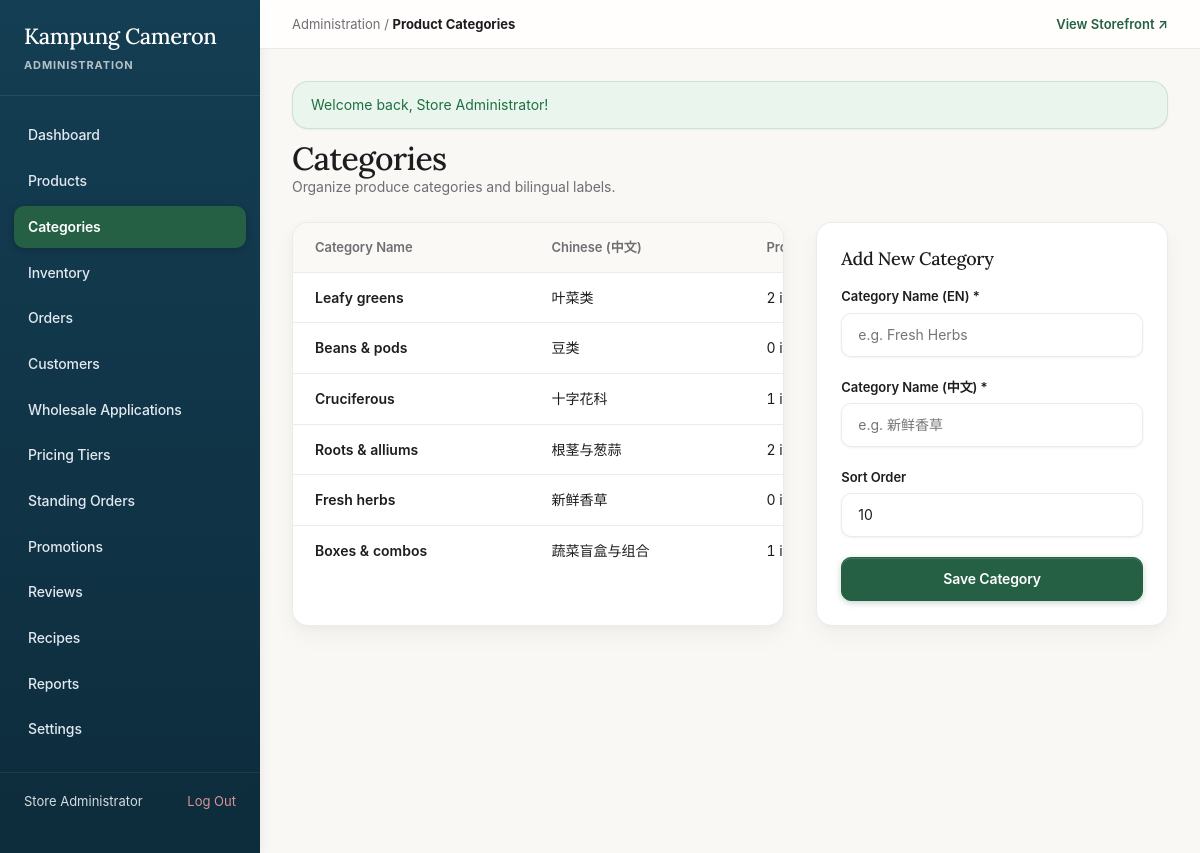
The app's page /admin/categories (signed in) with its own data.
### tables this page shows
CREATE TABLE IF NOT EXISTS `categories` (
    `id` INT AUTO_INCREMENT PRIMARY KEY,
    `slug` VARCHAR(100) NOT NULL UNIQUE,
    `name_en` VARCHAR(120) NOT NULL,
    `name_zh` VARCHAR(120) NOT NULL,
    `description_en` TEXT DEFAULT NULL,
    `description_zh` TEXT DEFAULT NULL,
    `image` VARCHAR(255) DEFAULT NULL,
    `sort_order` INT NOT NULL DEFAULT 0,
    `is_active` TINYINT(1) NOT NULL DEFAULT 1,
    INDEX `idx_cat_slug` (`slug`)
);

### app/helpers/view.php (called while the page is built, shortened)
<?php
function render_view(string $viewPath, array $data = [], string $layout = 'main'): void {
    extract($data);
    $viewFile = VIEW_PATH . '/' . $viewPath . '.php';
    require $viewFile;
}
function url(string $path = ''): string {
    return BASE_URL . '/' . ltrim($path, '/');
}

### app/controllers/AdminController.php (called while the page is built, shortened)
<?php
class AdminController {
    public function categories(): void {
        $categories = DB::fetchAll(
            "SELECT c.*, (SELECT COUNT(*) FROM products WHERE category_id = c.id) as product_count
             FROM categories c
             ORDER BY c.sort_order ASC"
        );
        render_view('admin/categories', [
            'categories' => $categories,
            'title'      => 'Product Categories'
        ], 'admin');
    }
}

### config/db.php (called while the page is built, shortened)
<?php
class DB {
    private static ?PDO $instance = null;
    public static function connect(): PDO {
        if (self::$instance === null) {
            $dsn = sprintf(
                'mysql:host=%s;port=%s;dbname=%s;charset=utf8mb4',
                DB_HOST,
                DB_PORT,
                DB_NAME
            );
            $options = [
                PDO::ATTR_ERRMODE            => PDO::ERRMODE_EXCEPTION,
                PDO::ATTR_DEFAULT_FETCH_MODE => PDO::FETCH_ASSOC,
                PDO::ATTR_EMULATE_PREPARES   => false,
            ];
            try {
                self::$instance = new PDO($dsn, DB_USER, DB_PASS, $options);
            } catch (PDOException $e) {
                die('Database Connection Failed: ' . htmlspecialchars($e->getMessage()));
            }
        }
        return self::$instance;
    }
    public static function query(string $sql, array $params = []): PDOStatement {
        $stmt = self::connect()->prepare($sql);
        $stmt->execute($params);
        return $stmt;
    }
    public static function fetchAll(string $sql, array $params = []): array {
        return self::query($sql, $params)->fetchAll();
    }
}

### app/views/admin/categories.php (the view, shortened to what this page needs)
<div>
    <div class="admin-page-header">
        <div>
            <h1 class="admin-page-title">Categories</h1>
            <p style="color: var(--admin-text-muted); font-size: 14px;">Organize produce categories and bilingual labels.</p>
        </div>
    </div>
    <div style="display: grid; grid-template-columns: 1.4fr 1fr; gap: 32px;">
        <div class="admin-card">
            <div class="admin-table-scroll" role="region" aria-label="Categories data table" tabindex="0"><table class="admin-table">
                <thead>
                    <tr>
                        <th>Category Name</th>
                        <th>Chinese (中文)</th>
                        <th>Products</th>
                    </tr>
                </thead>
                <tbody>
                    <?php foreach ($categories as $c): ?>
                        <tr>
                            <td style="font-weight: 600;"><?= htmlspecialchars($c['name_en']) ?></td>
                            <td><?= htmlspecialchars($c['name_zh']) ?></td>
                            <td><?= $c['product_count'] ?> items</td>
                        </tr>
                    <?php endforeach; ?>
                </tbody>
            </table></div>
        </div>
        <div class="admin-card" style="padding: 24px;">
            <h3 style="font-size: 18px; margin-bottom: 16px;">Add New Category</h3>
            <form action="<?= url('/admin/categories/save') ?>" method="POST">
                <div class="form-group">
                    <label class="form-label" for="categories-name_en">Category Name (EN) *</label>
                    <input id="categories-name_en" type="text" name="name_en" class="form-input" placeholder="e.g. Fresh Herbs" required>
                </div>
                <div class="form-group">
                    <label class="form-label" for="categories-name_zh">Category Name (中文) *</label>
                    <input id="categories-name_zh" type="text" name="name_zh" class="form-input" placeholder="e.g. 新鲜香草" required>
                </div>
                <div class="form-group">
                    <label class="form-label" for="categories-sort_order">Sort Order</label>
                    <input id="categories-sort_order" type="number" name="sort_order" class="form-input" value="10">
                </div>
                <button type="submit" class="btn btn-primary btn-block">Save Category</button>
            </form>
        </div>
    </div>
</div>

### public/assets/css/style.css (style rules this page uses)
:root { --primary-green: #256045; --primary-green-dark: #194430; --primary-green-light: #eaf5ee; --service-blue: #184e68; --service-blue-dark: #10384c; --service-blue-light: #eef6f9; --warm-paper: #faf8f5; --warm-paper-card: #f4efe6; --surface-white: #ffffff; --surface-translucent: rgba(250, 248, 245, 0.85); --text-main: #1d1d1f; --text-muted: #6e6e73; --text-subtle: #86868b; --border-color: rgba(0, 0, 0, 0.08); --border-focus: #256045; --danger-color: #d9383a; --danger-bg: #fff1f2; --warning-color: #b45309; --warning-bg: #fffbeb; --success-color: #1e7041; --success-bg: #eaf5ee; --radius-xs: 6px; --radius-sm: 10px; --radius-md: 16px; --radius-lg: 22px; --radius-pill: 9999px; --shadow-sm: 0 1px 3px rgba(0, 0, 0, 0.04), 0 1px 2px rgba(0, 0, 0, 0.02); --shadow-md: 0 4px 14px rgba(0, 0, 0, 0.05), 0 1px 3px rgba(0, 0, 0, 0.02); --shadow-lg: 0 12px 32px rgba(0, 0, 0, 0.08), 0 2px 6px rgba(0, 0, 0, 0.03); --shadow-card: 0 2px 8px rgba(0, 0, 0, 0.03), 0 10px 24px rgba(0, 0, 0, 0.04); --shadow-card-hover: 0 8px 24px rgba(0, 0, 0, 0.07), 0 20px 40px rgba(0, 0, 0, 0.05); --shadow-modal: 0 24px 64px rgba(0, 0, 0, 0.16), 0 4px 16px rgba(0, 0, 0, 0.04); --ease-apple: cubic-bezier(0.16, 1, 0.3, 1); --transition-quick: 0.16s var(--ease-apple); --transition-smooth: 0.28s var(--ease-apple); --transition-instant: 0.1s ease-out; --max-width: 1280px; }
*, *::before, *::after { box-sizing: border-box; margin: 0; padding: 0; }
html { scroll-behavior: smooth; }
body { font-family: -apple-system, BlinkMacSystemFont, "SF Pro Text", "SF Pro Display", "DM Sans", "Noto Sans SC", "Segoe UI", Roboto, sans-serif; background-color: var(--warm-paper); color: var(--text-main); line-height: 1.55; font-size: 15px; -webkit-font-smoothing: antialiased; -moz-osx-font-smoothing: grayscale; text-rendering: optimizeLegibility; min-height: 100vh; display: flex; flex-direction: column; }
h1, h2, h3, h4 { font-family: 'Lora', 'Noto Sans SC', Georgia, serif; font-weight: 500; color: var(--text-main); }
h1 { font-size: clamp(32px, 4.5vw, 48px); line-height: 1.1; letter-spacing: -0.028em; }
h3 { font-size: 20px; line-height: 1.28; letter-spacing: -0.016em; }
p { line-height: 1.6; letter-spacing: -0.005em; }
button, input, select, textarea { font-family: inherit; font-size: inherit; }
.btn { display: inline-flex; align-items: center; justify-content: center; gap: 8px; min-height: 44px; padding: 10px 22px; font-size: 14px; font-weight: 600; letter-spacing: -0.01em; border-radius: var(--radius-sm); border: 1px solid transparent; cursor: pointer; user-select: none; white-space: nowrap; box-shadow: var(--shadow-sm); transition: transform var(--transition-instant), background-color var(--transition-quick), border-color var(--transition-quick), box-shadow var(--transition-quick); }
.btn-primary { background-color: var(--primary-green); color: var(--surface-white); border-color: var(--primary-green); box-shadow: 0 2px 6px rgba(37, 96, 69, 0.25), inset 0 1px 0 rgba(255, 255, 255, 0.15); }
.btn-block { width: 100%; }
.form-group { margin-bottom: 20px; }
.form-label { display: block; font-size: 13px; font-weight: 600; margin-bottom: 6px; color: var(--text-main); letter-spacing: -0.005em; }
.form-input, .form-select, .form-textarea { width: 100%; min-height: 44px; padding: 10px 16px; background-color: var(--surface-white); border: 1px solid var(--border-color); border-radius: var(--radius-sm); font-size: 14px; color: var(--text-main); box-shadow: var(--shadow-sm); transition: border-color var(--transition-quick), box-shadow var(--transition-quick); }

### records on screen
categories: name_en "Leafy greens", name_zh "叶菜类", product_count "2"
categories: name_en "Beans & pods", name_zh "豆类", product_count "0"
categories: name_en "Cruciferous", name_zh "十字花科", product_count "1"
categories: name_en "Roots & alliums", name_zh "根茎与葱蒜", product_count "2"
categories: name_en "Fresh herbs", name_zh "新鲜香草", product_count "0"
categories: name_en "Boxes & combos", name_zh "蔬菜盲盒与组合", product_count "1"

### other values on screen
$label "Dashboard"
$label "Products"
$label "Categories"
$label "Inventory"
$label "Orders"
$label "Customers"
$label "Wholesale Applications"
$label "Pricing Tiers"
$label "Standing Orders"
$label "Promotions"
$label "Reviews"
$label "Recipes"
$label "Reports"
$label "Settings"
auth_user()['name'] "Store Administrator"
